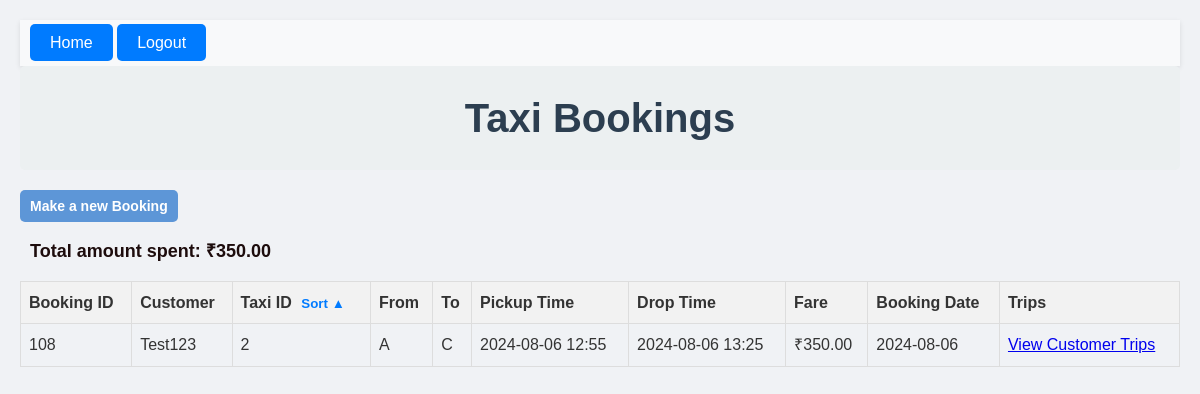
Before: /taxis/ (signed in) with the older database file.
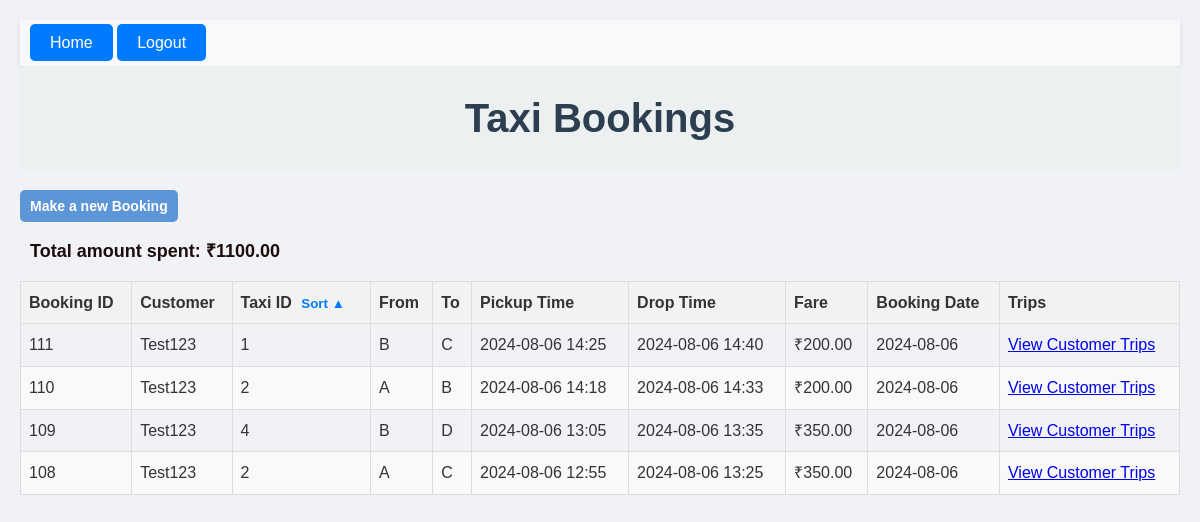
After: the same page with the newer database file.
### bookings/models.py (models this page shows, shortened)
class Booking(models.Model):
    booking_id = models.AutoField(primary_key=True)
    taxi = models.ForeignKey(Taxi, on_delete=models.CASCADE)
    customer = models.ForeignKey(Customer, on_delete=models.CASCADE)
    pickup_point = models.CharField(max_length=1, choices=[('A', 'A'), ('B', 'B'), ('C', 'C'), ('D', 'D'), ('E', 'E'), ('F', 'F')])
    drop_point = models.CharField(max_length=1, choices=[('A', 'A'), ('B', 'B'), ('C', 'C'), ('D', 'D'), ('E', 'E'), ('F', 'F')])
    pickup_time = models.DateTimeField()
    drop_time = models.DateTimeField(default=None, null=True, blank=True)
    booking_time = models.TimeField(auto_now_add=True)
    booking_date = models.DateField(auto_now_add=True)
    fare_amount = models.DecimalField(max_digits=10, decimal_places=2,default=0)

class Customer(models.Model):
    user = models.OneToOneField(User, null=True, blank=True, on_delete=models.SET_NULL)
    customer_id = models.AutoField(primary_key=True)
    customer_name = models.CharField(max_length=255)
    address_line1 = models.CharField(max_length=255, null=True, blank=True)
    city = models.CharField(max_length=100, null=True, blank=True)
    postal_code = models.CharField(max_length=20, null=True, blank=True)
    country = models.CharField(max_length=100, null=True, blank=True)

class Taxi(models.Model):
    taxi_id = models.AutoField(primary_key=True)
    driver = models.OneToOneField(User, on_delete=models.SET_NULL, null=True, related_name='assigned_taxi')
    current_location = models.CharField(max_length=1, choices=[('A', 'A'), ('B', 'B'), ('C', 'C'), ('D', 'D'), ('E', 'E'), ('F', 'F')],default='A')
    earnings = models.DecimalField(max_digits=10, decimal_places=2, default=0.0)
    location_index = models.IntegerField(default=0)

### bookings/views.py (the view, shortened to what this page needs)
# urls.py: path('taxis/', views.display_bookings, name='display_taxi_details'),
@login_required
def display_bookings(request):
    if request.user.groups.filter(name='Driver').exists():
        return redirect('driver_dashboard')
    if hasattr(request.user, 'customer'):
        bookings = Booking.objects.filter(customer=request.user.customer).order_by('-booking_date', '-booking_time')
        total_spent = sum(booking.fare_amount for booking in bookings)
    elif request.user.is_superuser:
        bookings = Booking.objects.all().order_by('-booking_date', '-booking_time')
        total_spent = 0
    else:
        messages.error(request,"You dont have access to anything")
        return redirect('index')
    sort_order = request.POST.get('sort_order', 'asc')
    context = {
        'bookings': bookings,
        'sort_order': sort_order,
        'is_admin': request.user.is_superuser,
        'is_customer': hasattr(request.user, 'customer'),
        'total_spent': total_spent
    }
    return render(request, 'display_taxi_details.html', context)

### bookings/templates/display_taxi_details.html (shortened to what this page needs)
{% extends 'base.html' %}
{% block content %}
<body class="taxi-bookings-body">
    <h1 class="taxi-bookings-header">Taxi Bookings</h1>
    <a href="{% url 'book_taxi' %}" class="back-btn">Make a new Booking</a>
    {% if bookings %}
       {% if is_customer %}
       <p class="total-spent">Total amount spent: ₹{{total_spent}}</p>
       {% endif %}
        <form method="post" action="{% url 'display_taxi_details' %}">
            <table class="taxi-bookings-table">
                <thead>
                    <tr>
                        <th>Booking ID</th>
                        <th>Customer</th>
                        <th>
                            Taxi ID
                            <button type="submit" name="sort_by_taxi_id">
                                Sort
                             {% if sort_order == 'asc' %}▲{% else %}▼{% endif %}
                            </button>
                        </th>
                        <th>From</th>
                        <th>To</th>
                        <th>Pickup Time</th>
                        <th>Drop Time</th>
                        <th>Fare</th>
                        <th>Booking Date</th>
                        <th>Trips</th>
                    </tr>
                </thead>
                <tbody>
                    {% for booking in bookings %}
                <tr>
                     <td>{{ booking.booking_id }}</td>
                     <td>{{ booking.customer.customer_name }}</td>
                     <td>{{ booking.taxi.taxi_id }}</td>
                     <td>{{ booking.pickup_point }}</td>
                     <td>{{ booking.drop_point }}</td>
                     <td>{{ booking.pickup_time|date:"Y-m-d H:i" }}</td>
                     <td>{{ booking.drop_time|date:"Y-m-d H:i" }}</td>
                     <td>₹{{ booking.fare_amount }}</td>
                     <td>{{ booking.booking_date|date:"Y-m-d" }}</td>
                     <td>
                     {% if user.customer == booking.customer %}
                     <a href="{% url 'view_customer_trips' booking.customer.customer_id %}">View Customer Trips</a>
                     {% endif %}
                     </td>
                </tr>
                {% endfor %}
                </tbody>
            </table>
        </form>
    {% else %}
        <p>No bookings found.</p>
    {% endif %}
</body>
{% endblock %}

### bookings/templates/base.html (shortened to what this page needs)
<!DOCTYPE html>
<html>
<head>
    {% load static %}
    <link rel="stylesheet" href="{% static 'styles.css' %}">
</head>
<body>
    <div class="navbar">
        <a href="{% url 'index' %}" class="home-button">Home</a>
        {% if request.user.is_authenticated %}
            <a href="{% url 'logout' %}" class="logout-button">Logout</a>
        {% endif %}
    </div>
    {% block content %}
    {% endblock %}
</body>
</html>

### bookings/static/styles.css (style rules this page uses)
table { width: 100%; border-collapse: collapse; }
th, td { border: 1px solid #ddd; padding: 8px; text-align: left; }
th { background-color: #f2f2f2; }
tr:nth-child(even) { background-color: #f9f9f9; }
.taxi-bookings-body { font-family: 'Segoe UI', Tahoma, Geneva, Verdana, sans-serif; background-color: #f0f2f5; max-width: 1200px; margin: 0 auto; padding: 20px; color: #333; }
.taxi-bookings-header { color: #2c3e50; text-align: center; margin-bottom: 20px; }
.taxi-bookings-table { width: 100%; border-collapse: collapse; margin-bottom: 20px; }
.taxi-bookings-table th, .taxi-bookings-table td { border: 1px solid #ddd; padding: 8px; text-align: left; }
.taxi-bookings-table th { background-color: #f2f2f2; font-weight: bold; }
.taxi-bookings-table tr:nth-child(even) { background-color: #f9f9f9; }
* { margin: 0; padding: 0; box-sizing: border-box; font-family: Arial, sans-serif; }
body { background-color: #f0f0f0; color: #333; line-height: 1.6; padding: 20px; }
h1 { font-size: 2.5em; color: #2c3e50; background-color: #ecf0f1; padding: 20px; text-align: center; border-radius: 5px; margin-bottom: 30px; }
p { font-size: 1.1em; margin-bottom: 10px; }
.taxi-bookings-table th button { background: none; border: none; cursor: pointer; font-weight: bold; color: #007bff; padding: 0 5px; }
.navbar { background-color: #f8f9fa; padding: 10px; box-shadow: 0 2px 5px rgba(0, 0, 0, 0.1); }
.home-button { background-color: #007bff; color: white; padding: 10px 20px; text-decoration: none; border-radius: 5px; transition: background-color 0.3s; }
.back-btn { display: inline-block; padding: 5px 10px; background-color: #5d96d7; color: white; text-decoration: none; border-radius: 5px; font-size: 14px; font-weight: bold; transition: background-color 0.3s ease; }
.logout-button { background-color: #007bff; color: white; padding: 10px 20px; text-decoration: none; border-radius: 5px; transition: background-color 0.3s; }
.total-spent { display: inline-block; padding: 5px 10px; color: rgb(29, 12, 12); text-decoration: none; font-size: 18px; font-weight: bold; }

Changed rows visible on the page:
added Booking: booking_id "111", customer.customer_name "Test123", taxi.taxi_id "1", pickup_point "B", drop_point "C", pickup_time "2024-08-06 14:25", drop_time "2024-08-06 14:40", fare_amount "200.00", booking_date "2024-08-06", shows "View Customer Trips"
added Booking: booking_id "110", customer.customer_name "Test123", taxi.taxi_id "2", pickup_point "A", drop_point "B", pickup_time "2024-08-06 14:18", drop_time "2024-08-06 14:33", fare_amount "200.00", booking_date "2024-08-06", shows "View Customer Trips"
added Booking: booking_id "109", customer.customer_name "Test123", taxi.taxi_id "4", pickup_point "B", drop_point "D", pickup_time "2024-08-06 13:05", drop_time "2024-08-06 13:35", fare_amount "350.00", booking_date "2024-08-06", shows "View Customer Trips"
Other visible differences:
{{ total_spent }}: "350.00" → "1100.00"
